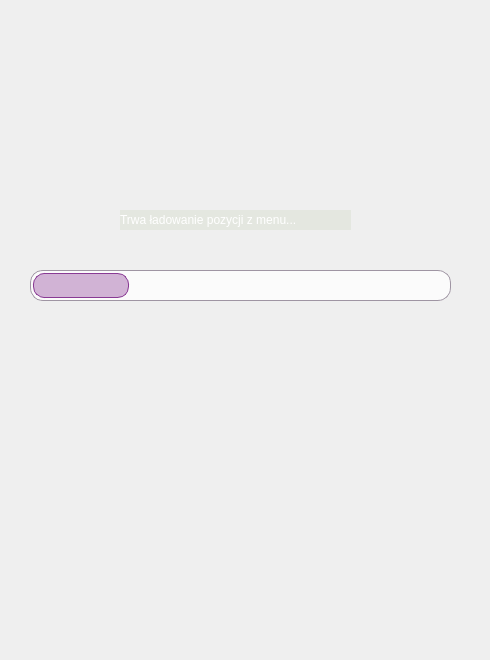
    <widget class="QWidget" name="progressBar_2">
     <widget class="QLabel" name="label_6">
      <property name="geometry">
       <rect>
        <x>120</x>
        <y>210</y>
        <width>231</width>
        <height>20</height>
       </rect>
      </property>
      <property name="styleSheet">
       <string notr="true">	color: white;
    background-color: rgba(120, 157, 83, 0.1);
	font: 350 10pt &quot;Cascadia Code SemiLight&quot;;
</string>
      </property>
      <property name="text">
       <string>Trwa ładowanie pozycji z menu...</string>
      </property>
     </widget>
     <widget class="QProgressBar" name="progressBar">
      <property name="geometry">
       <rect>
        <x>30</x>
        <y>270</y>
        <width>421</width>
        <height>31</height>
       </rect>
      </property>
      <property name="styleSheet">
       <string notr="true">QProgressBar{
	border-color: #9f95a3;
	border-width: 1px;
	border-style: solid;
	background-color: #fbfbfb;
	height: 26px;
	border-radius: 13px;
	text-align: right;
}

QProgressBar::chunk {
    /* looks buggy somehow */
    border-color: #893a94;
    border-width: 1px;
    border-style: solid;
    /* same as border-color but with 37% opacity */
    background-color: #60893a94;
    border-radius: 11px;
    margin: 2px;
}</string>
      </property>
      <property name="value">
       <number>24</number>
      </property>
      <property name="textVisible">
       <bool>false</bool>
      </property>
     </widget>
     <widget class="QLabel" name="label_9">
      <property name="geometry">
       <rect>
        <x>0</x>
        <y>-10</y>
        <width>481</width>
        <height>651</height>
       </rect>
      </property>
      <property name="text">
       <string/>
      </property>
     </widget>
     <zorder>label_9</zorder>
     <zorder>label_6</zorder>
     <zorder>progressBar</zorder>
    </widget>
